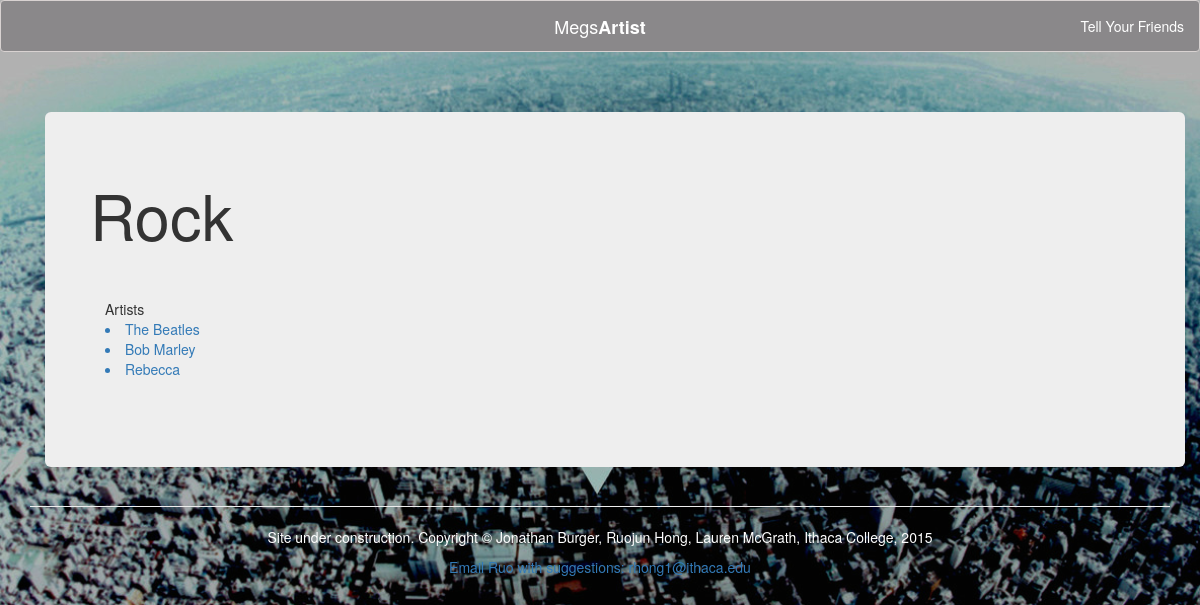
/tags/Rock, run on the app's committed database.
### flaskapp.py (models this page shows, shortened)
class Tag(db.Model):
    id = db.Column(db.Integer, primary_key=True)
    name = db.Column(db.String(64), unique=True)
    artists = db.relationship('Artist', secondary=artist_to_tag,
                              backref=db.backref('tag', lazy='dynamic'))
    tracks = db.relationship('Track', secondary=track_to_tag,
                             backref=db.backref('tag', lazy='dynamic'))

class Artist(db.Model):
    id = db.Column(db.Integer, primary_key=True)
    name = db.Column(db.String(64), unique=True, index=True)
    description = db.Column(db.String(264), unique=False, index=True)
    image = db.Column(db.String(264), unique=False, index=True)
    tags = db.relationship('Tag', secondary=artist_to_tag,
                           backref=db.backref('artist', lazy='dynamic'))
    def __repr__(self):
        return '<Artist %r>' % self.name

### flaskapp.py (the view)
@app.route('/tags/<tagName>')
def getTag(tagName):
    tagObj = Tag.query.join(Artist.tags).filter_by(name=tagName).first()
    print(tagObj.artists)
    if tagObj is None:
        return render_template('tag.html', tagName="null")
    else:
        return render_template('tag.html', tagName=tagObj.name, artists=tagObj.artists)

### templates/tag.html (shortened to what this page needs)
{% extends "base.html" %}
{% block page_content %}
    <div class="page-header">
        {% if tagName == "null" %}
            <h1>Sorry, we have no of that tag.</h1>
        {% else %}
            <div class="container">
                <div class="jumbotron">
                    <div class="row">
                        <div class="col-md-8">
                            <div class="row">
                                <h1>{{ tagName }}</h1>
                            </div>
                        </div>
                    </div>
                    <br>
                    <br>Artists<br>
                    {% for artist in artists %}
                        <a href="/artists/{{ artist.name }}">
                            <li>{{ artist.name }}</li>
                        </a>
                    {% endfor %}
                    <br><br>
                </div>
            </div>
            </div>
        {% endif %}
    </div>
{% endblock %}

### static/styles.css (style rules this page uses)
body { background-image: url("/static/img/Untitled.jpg"); position:relative; background-size:cover; font-family: 'Helvetica Neue', Helvetica, Arial, sans-serif; font-weight: 300; }

### data on the page
Tag: name "Rock"
Artist: name "The Beatles"
Artist: name "Bob Marley"
Artist: name "Rebecca"
